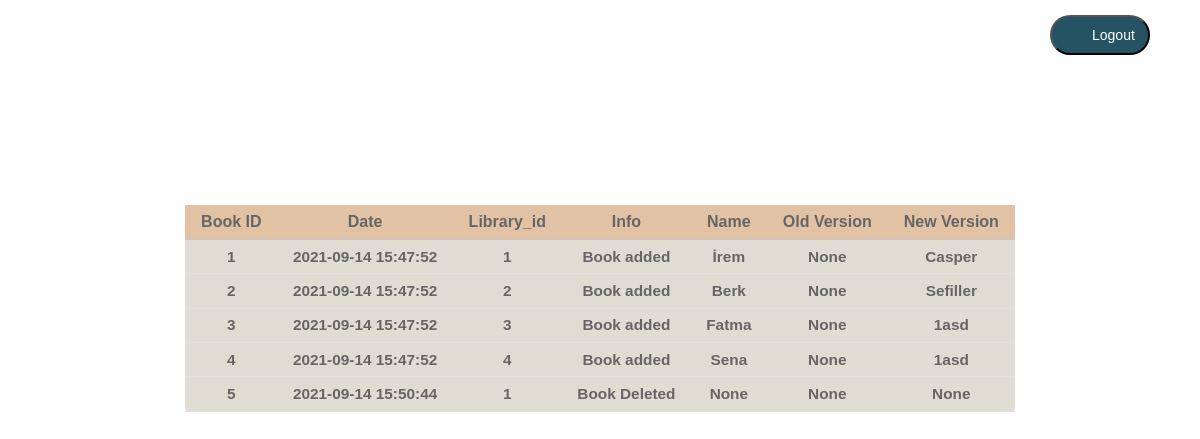
Page /log on the earlier database version.
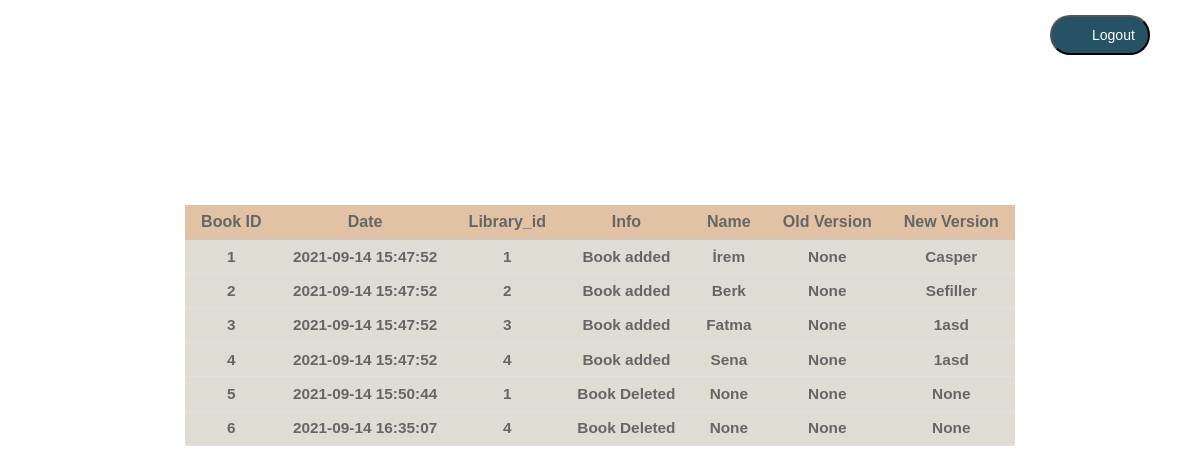
Same page on the later database version.
### db/library.py (models this page shows, shortened)
class Log(db.Model):
    BookID_log=db.Column(db.Integer,primary_key=True)
    Date=db.Column(db.String,nullable=False)
    Library_id=db.Column(db.Integer,db.ForeignKey('library.BookID'))
    Info=db.Column(db.String)
    Name=db.Column(db.String)
    OldVersion=db.Column(db.String)
    NewVersion=db.Column(db.String)

### app.py (the view)
@app.route("/log",methods=["GET","POST"])
def log():
    return render_template("log.html",logrecords=logrecords)

### templates/log.html (shortened to what this page needs)
<!DOCTYPE html>
<html lang="en">
<head>
</head>
  <pre>
  <input type="button" onclick="window.open('http://127.0.0.1:5000/')" value="Logout" class="logout"/>
  </pre>
<body>
     <table>
        <thead>
          <tr>
            <th>Book ID</th>
			    <th>Date</th>
				<th>Library_id</th>
				<th>Info</th>
				<th>Name</th>
				<th>Old Version</th>
				<th>New Version</th>
            </tr>
        </thead>
    <tbody>
          <tr>
        {% for veri in logrecords %}
			<td>{{veri.BookID_log}}</td>
			<td>{{veri.Date}}</td>
			<td>{{veri.Library_id}}</td>
			<td>{{veri.Info}}</td>
			<td>{{veri.Name}}</td>
			<td>{{veri.OldVersion}} </td>
			<td>{{veri.NewVersion}} </td>
        </tr>
        {%endfor%}
        </tbody>
      </table>
</body>
</html>

### templates/log.html (style rules this page uses)
*, *:before, *:after { margin: 0; padding: 0; box-sizing: border-box; }
body { background-image: url("https://images.pexels.com/photos/1631677/pexels-photo-1631677.jpeg?auto=compress&cs=tinysrgb&dpr=2&h=750&w=1260"); height: 100%; font-family: 'Cambria', sans-serif; }
table { background: #cac8b7; border-radius: 0.25em; border-collapse: collapse; margin: 175px auto; opacity: 0.6; }
th { border-bottom: 1px solid #aa9e9e; background-color: #d09a68 ; font-size: 1.00em; font-weight: bold; font-family: 'Gill Sans', 'Gill Sans MT', Calibri, 'Trebuchet MS', sans-serif,bold; padding: 0.5em 1em; text-align: center; }
td { font-size: 0.96em; font-weight: 600; font-family: 'Gill Sans', 'Gill Sans MT', Calibri, 'Trebuchet MS', sans-serif; padding: 0.50em 1em; border-bottom: 1px solid #cccccc; text-align: center; }
tbody tr { transition:0.25s ease; }
.logout { background:url('https://dh3vbjnk0bnfa.cloudfront.net/static/centralauth/images/btn-login-hover.png') no-repeat 5px 5px #484B4F; width: 100px; cursor:pointer; border-radius:50px; padding:10px 20px 10px 0; color:White; font-size:14px; text-align:left; text-indent:40px; display:block; margin:0 auto; background-color: rgb(38, 83, 99); position:fixed; right:50px; -webkit-transition-timing-function: ease-in-out; -webkit-transition-duration: .4s; -webkit-transition-property: all; -moz-transition-timing-function: ease-in-out; -moz-transition-duration: .4s; -moz-transition-property: all; }

Differences in the rows shown:
added Log: BookID_log "6", Date "2021-09-14 16:35:07", Library_id "4", Info "Book Deleted", Name "None", OldVersion "None", NewVersion "None"
